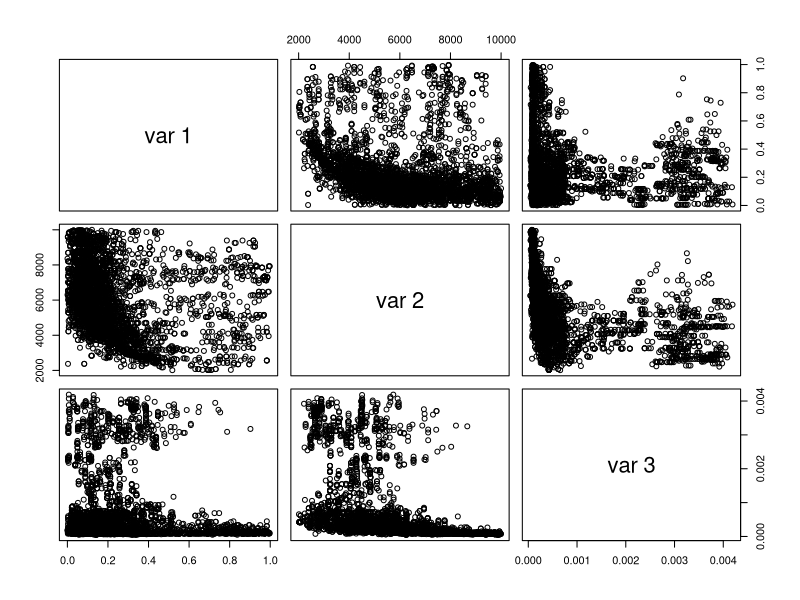
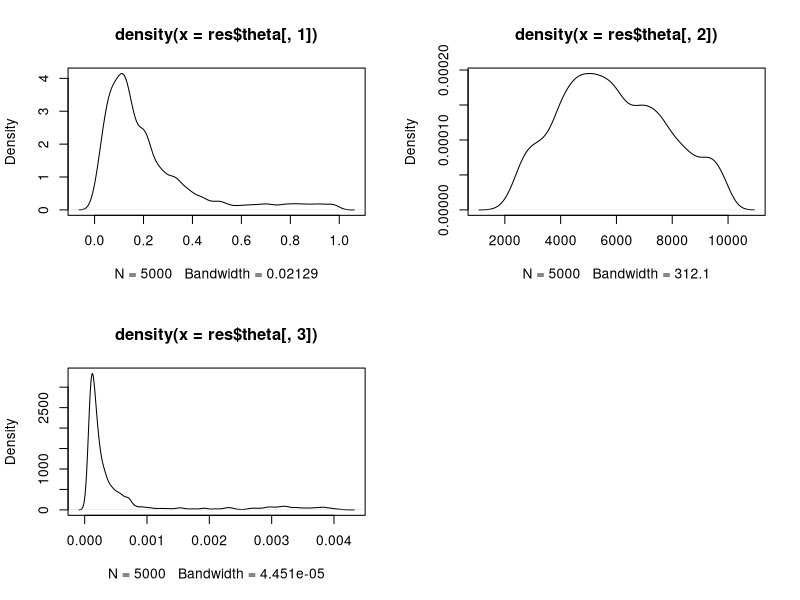

Here is the R script that generated these plots, in order:
#*************************************************************************************
# Hybrid Gibbs and Metropis Sampling method for fitting 
#  Surplus production model with observation error
# 
# Author: Dr. Zhenming Su
#
# suz@michigan.gov
# IFR, DNR, State of Michigan
# Sept. 2007
#
#*************************************************************************************

"hakecpue.catch" <-
structure(list(Year = as.integer(c(1965, 1966, 1967, 1968, 1969,
1970, 1971, 1972, 1973, 1974, 1975, 1976, 1977, 1978, 1979, 1980,
1981, 1982, 1983, 1984, 1985, 1986, 1987)), Cpue = c(1.78, 1.31,
0.91, 0.96, 0.88, 0.9, 0.87, 0.72, 0.57, 0.45, 0.42, 0.42, 0.49,
0.43, 0.4, 0.45, 0.55, 0.53, 0.58, 0.64, 0.66, 0.65, 0.63), Catch = as.integer(c(94,
212, 195, 383, 320, 402, 366, 606, 378, 319, 309, 389, 277, 254,
170, 97, 91, 177, 216, 229, 211, 231, 223))), .Names = c("Year",
"Cpue", "Catch"), class = "data.frame", row.names = c("1", "2",
"3", "4", "5", "6", "7", "8", "9", "10", "11", "12", "13", "14",
"15", "16", "17", "18", "19", "20", "21", "22", "23"))

schaefer.model.Ypre <- function(para)
{
# get the catch data
#Catch
  Catch <- hakecpue.catch[,3]
  Y <- length(Catch)
  B <- numeric(Y)
  U <- numeric(Y)

  r <- para[1]
  K <- para[2]
  q <- para[3]
  
  B[1] <-  K
  for (t in 1:(Y-1))
  {
      U[t] <- (q * B[t])
      B[t+1] <- B[t] + r * B[t] * (1 - B[t]/K) - Catch[t]
      if (B[t+1] < 0) B[t+1] <- 1
  }
  U[Y] <- q * B[Y]
  U
}

sumsq <- function(para,logerror = TRUE)
{
   cpue <- hakecpue.catch[,2]
   ypre <- schaefer.model.Ypre(para)
   sumsq <- sum((log(cpue) - log(ypre))^2)
}

sigma2.update <- function(nd,theta)
{
  ssq <- sumsq(theta, TRUE)
  sigma2  <- 1 / rgamma(1, shape=(0.001 + nd / 2), scale = 1/(0.001 + ssq / 2))
}

theta.update <- function(theta, sigma2, p.jump, sd.jump, LB, UB)
{
 np <- length(theta)
 theta.old <- theta
 for (i in 1:np)
 {
  theta.star <- rnorm(1, theta.old[i], sd.jump[i])
  if (theta.star < LB[i] | theta.star > UB[i])
    p.jump[i] <- 0
  else {
    log.post.old <- (-sumsq(theta.old, TRUE)/(2*sigma2)) #-log(theta.old[i]))
    theta.old[i] <- theta.star
    log.post.star <- (-sumsq(theta.old, TRUE)/(2*sigma2)) #-log(theta.old[i]))
    r <- exp(log.post.star - log.post.old)
    theta[i] <- ifelse (runif(1) < r, theta.star, theta[i])
    p.jump[i] <- min(r,1)
  }
 }
 list(theta=theta, p.jump = p.jump)
} 

gibbs <- function(theta.vec, sigma2,niter){

nd <- length(hakecpue.catch[,1])
sd.jump <- 2.4 * c(0.043732, 600, 0.000049)

p.jump <- numeric(3)

theta <- theta.vec

theta.matrix <- matrix(data = NA, nrow = niter, ncol = 3, byrow = TRUE)
p.jump.matrix <- matrix(data = NA, nrow = niter, ncol = 3, byrow = TRUE)
sig2 <- numeric(niter)
for (i in 1: niter)
{
  #update siga
  sigma2 <- sigma2.update(nd,theta)
  res <- theta.update(theta, sigma2, p.jump, sd.jump, c(0,0,0), c(1,10000,1))
  theta <- res$theta
  p.jump <- res$p.jump
  theta.matrix[i,] <- theta
  p.jump.matrix[i,] <- p.jump
  sig2[i] <- sigma2
} #Next iter

list(theta = theta.matrix, sig2 = sig2, mean.sig2 = mean(sig2), mean = apply(theta.matrix,2, mean),
    sd = apply(theta.matrix,2, sd), p.jump.mean = apply(p.jump.matrix,2, mean))
}

res <- gibbs(c(0.4, 2700, 0.0004), 1, 5000)
res$p.jump.mean
res$mean
res$sd
pairs((res$theta))
par(mfrow =c(2,2))
plot(density(res$theta[,1]))
plot(density(res$theta[,2]))
plot(density(res$theta[,3]))



